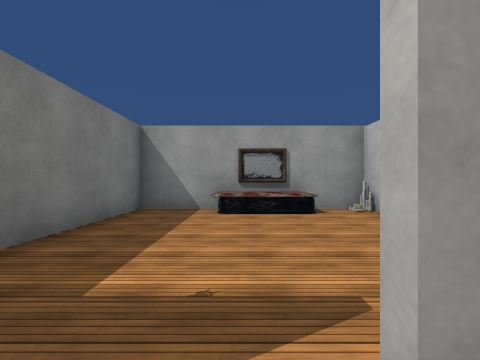
View 1 (above)

24 first-person views from a walk through a 3-D level made in the Unity game engine. The camera is 1.4 m above the floor, looks level and sees 85° across. The floor is counted in squares, 2 m on a side. Each view is taken from the middle of a square. On the plan, view 1 faces up. The plan holds only what a view shows up to about 9 squares ahead; the rest is blank. The player is left out. Some surface patterns are stand-ins.

View 2
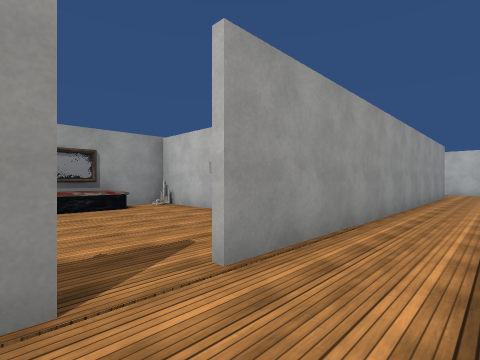

View 3
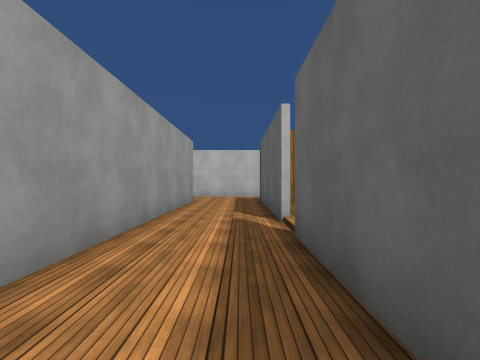

View 4
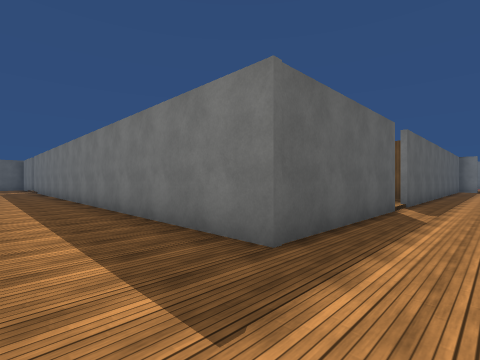

View 5
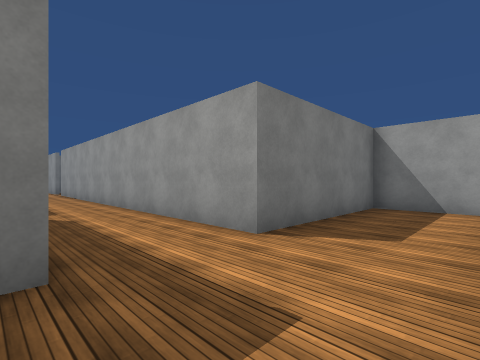

View 6
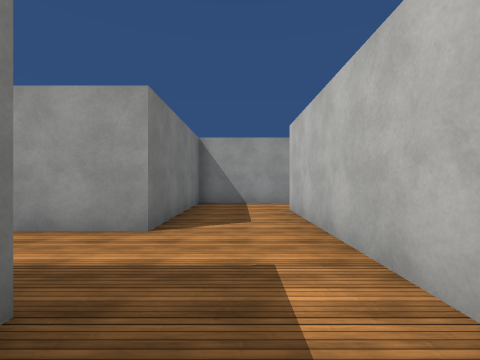

View 7
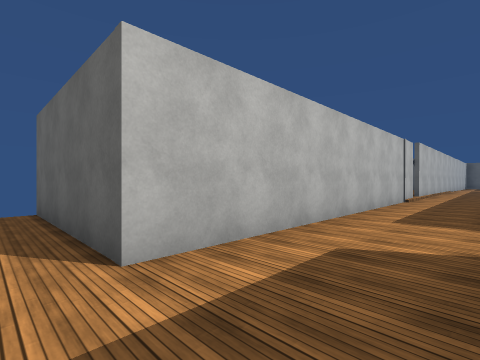

View 8
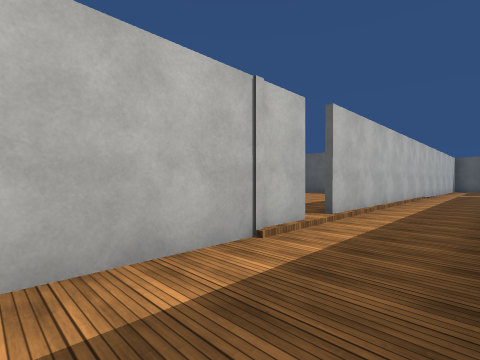

View 9
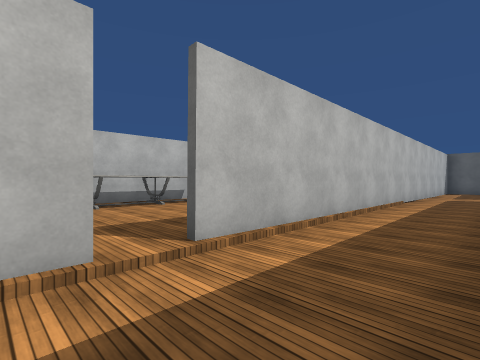

View 10
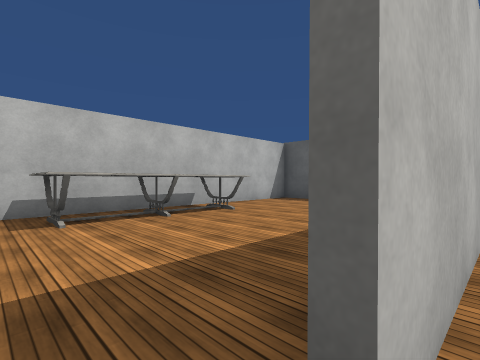

View 11
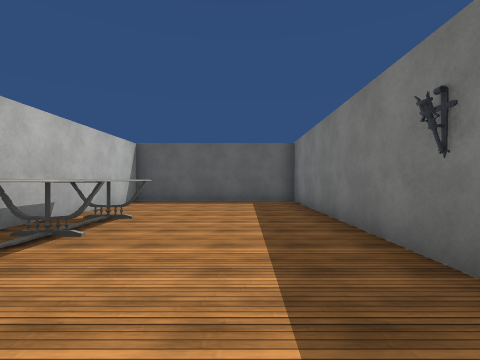

View 12
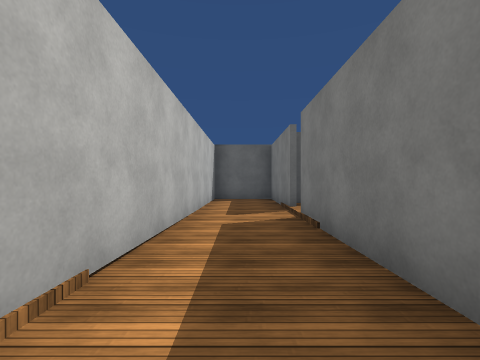

View 13
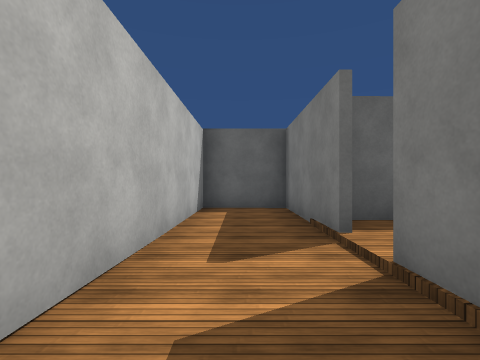

View 14
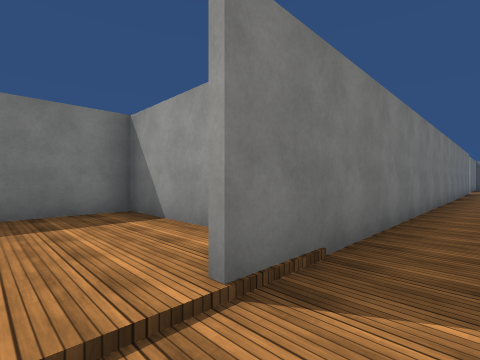

View 15
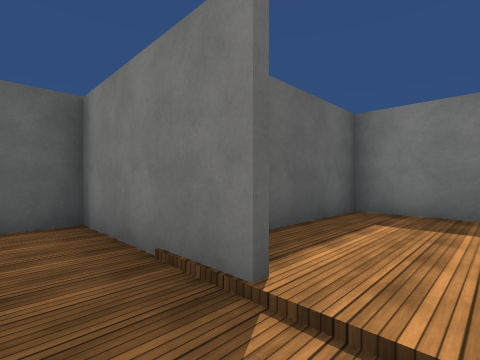

View 16
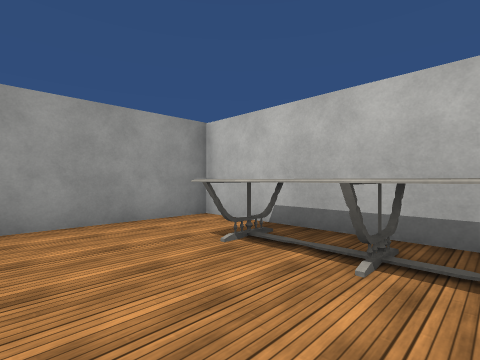

View 17
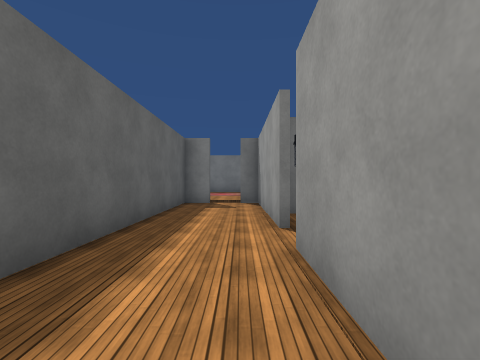

View 18
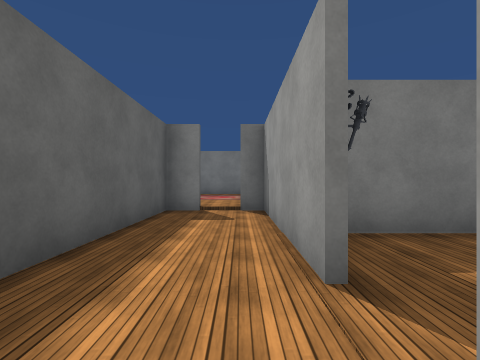

View 19
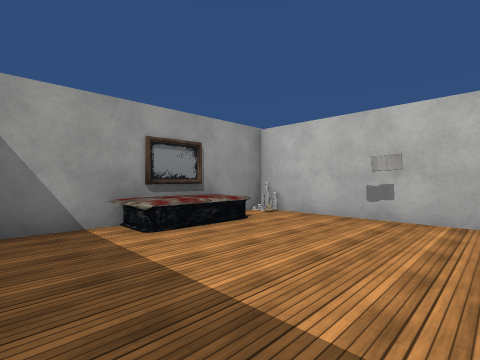

View 20
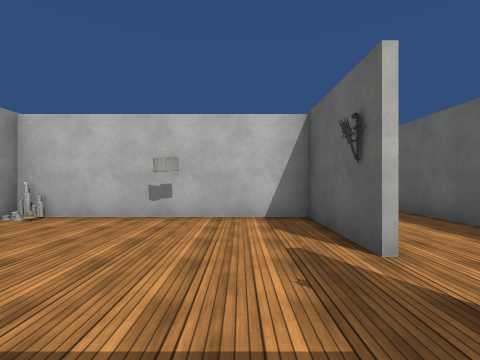

View 21
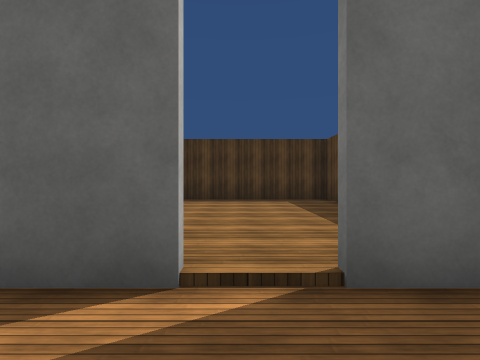

View 22
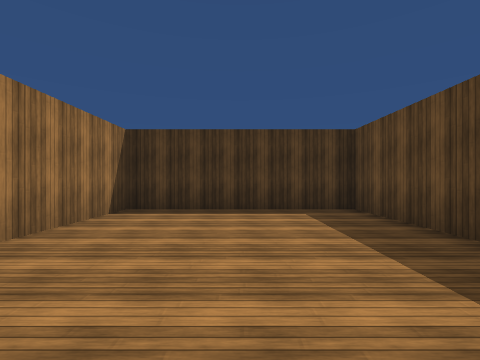

View 23
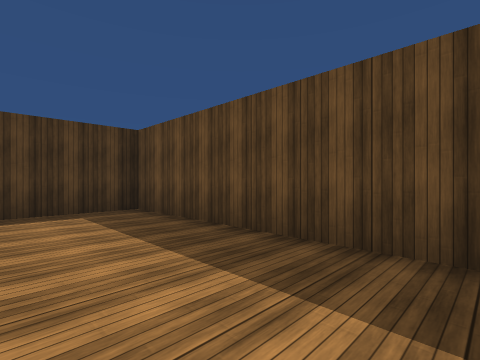

View 24
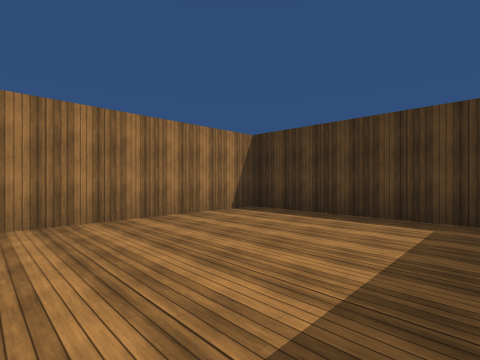

### Floor plan
Ten units are one square. View 1 is at (0, 0); x grows to the right and y downward. Boxes are objects, and circles mark ways between rooms. Rooms are numbered by the first view taken in them; rooms with no view inside come last. Other rooms are left out.
<svg viewBox="-56 -70 256 301">
<path fill="none" stroke="#000" d="M142 67 143 -32 185 -32M74 17 118 17 118 180M145 -49 118 -49 118 -6 4 -6M-6 -6 -50 -6 -50 0M118 190 118 226 139 226 142 75M-51 17 64 17M143 78 142 146 194 146 194 56 161 56M-5 -62 -24 -62 -24 -10M4 -7 29 -7 29 -55M25 -62 14 -62M43 20 43 82 97 82 97 22M103 169 78 169 78 200 115 200"/>
<rect x="175" y="75" width="20" height="40" fill="#bbb"><title>other object</title></rect>
<rect x="-5" y="-65" width="20" height="10" fill="#bbb"><title>mirror</title></rect>
<rect x="25" y="-65" width="10" height="10" fill="#bbb"><title>candle</title></rect>
<circle cx="150" cy="70" r="3" fill="#2a7"/>
<circle cx="0" cy="-10" r="3" fill="#2a7"/>
<circle cx="70" cy="20" r="3" fill="#2a7"/>
<circle cx="110" cy="185" r="3" fill="#2a7"/>
<text x="120" y="50">1</text>
<text x="170" y="100">2</text>
<text x="0" y="-40">3</text>
<text x="70" y="50">4</text>
<text x="90" y="180">5</text>
</svg>
Room 1 opens to room 2. Room 1 opens to room 3. Room 1 opens to room 4. Room 1 opens to room 5.

Where each view was taken, in squares from view 1:
view 1: 0 up, 0 right, facing up
view 2: 1 down, 1 left, facing up-right
view 3: 1 down, 3 right, facing right
view 4: 0 up, 14 right, facing down-left
view 5: 2 down, 14 right, facing up-left
view 6: 3 down, 13 right, facing up
view 7: 4 up, 12 right, facing down-right
view 8: 3 down, 12 right, facing down-right
view 9: 6 down, 12 right, facing down-right
view 10: 7 down, 14 right, facing down-right
view 11: 6 down, 16 right, facing down
view 12: 13 down, 13 right, facing down
view 13: 16 down, 13 right, facing down
view 14: 19 down, 13 right, facing up-left
view 15: 18 down, 13 right, facing down-left
view 16: 10 down, 16 right, facing up-right
view 17: 0 up, 3 right, facing left
view 18: 0 up, 1 right, facing left
view 19: 2 up, 2 left, facing up-right
view 20: 2 up, 2 left, facing right
view 21: 0 up, 7 right, facing down
view 22: 2 down, 7 right, facing down
view 23: 2 down, 7 right, facing down-left
view 24: 3 down, 5 right, facing down-right
